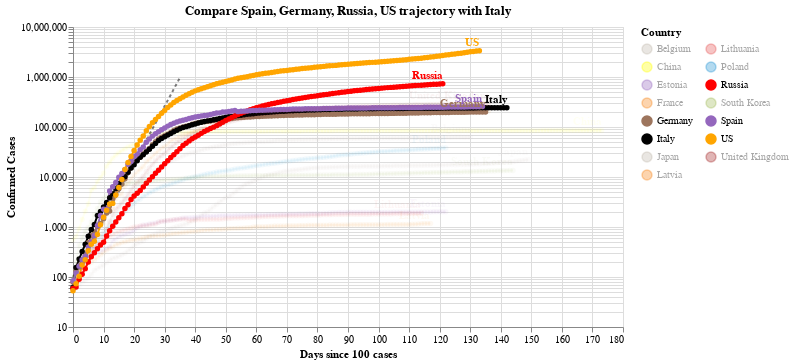

Here is the notebook cell this chart was saved with:
### Code cell
#hide_input
chart2 = make_since_chart(dff2, ['Spain', 'Germany','Russia', 'US'], baseline_countries)
chart2

### Figure 1 — Vega-Lite specification as saved in the notebook (floating-point values rounded to 4 significant figures; data arrays with more than 128 entries replaced by an {"elided": "..."} marker saying what was removed)
{"config": {"view": {"continuousWidth": 400, "continuousHeight": 300}}, "layer": [{"data": {"name": "data-628230001892d6798b50651be41d1b3e"}, "mark": {"type": "line", "color": "black", "opacity": 0.5, "strokeDash": [3, 3]}, "encoding": {"x": {"type": "quantitative", "field": "Days since 100 cases"}, "y": {"type": "quantitative", "field": "Confirmed Cases"}}}, {"data": {"name": "data-eed6908ec48e5fae622ce719b5eb564e"}, "mark": {"type": "line", "point": true}, "encoding": {"color": {"type": "nominal", "field": "Country", "legend": {"columns": 2}, "scale": {"domain": ["Belgium", "China", "Estonia", "France", "Germany", "Italy", "Japan", "Latvia", "Lithuania", "Poland", "Russia", "South Korea", "Spain", "US", "United Kingdom"], "range": ["#C1B7AD", "yellow", "#9467bd", "#F58518", "#9D755D", "black", "#C1B7AD", "#F58518", "#E45756", "#2495D3", "red", "#A1BA59", "#9467bd", "orange", "brown"]}}, "opacity": {"condition": {"value": 1, "selection": "selector003"}, "value": 0.05}, "tooltip": [{"type": "nominal", "field": "Country"}, {"type": "temporal", "field": "Date"}, {"type": "quantitative", "field": "Confirmed Cases"}, {"type": "quantitative", "field": "Days since 100 cases"}], "x": {"type": "quantitative", "field": "Days since 100 cases"}, "y": {"type": "quantitative", "field": "Confirmed Cases", "scale": {"type": "log"}}}, "selection": {"selector003": {"type": "multi", "fields": ["Country"], "bind": "legend", "init": [{"Country": "Spain"}, {"Country": "Germany"}, {"Country": "Russia"}, {"Country": "US"}, {"Country": "Italy"}]}}, "width": 550}, {"data": {"name": "data-eed6908ec48e5fae622ce719b5eb564e"}, "mark": {"type": "text", "align": "right", "dy": -8, "fontWeight": "bold"}, "encoding": {"color": {"type": "nominal", "field": "Country", "legend": {"columns": 2}, "scale": {"domain": ["Belgium", "China", "Estonia", "France", "Germany", "Italy", "Japan", "Latvia", "Lithuania", "Poland", "Russia", "South Korea", "Spain", "US", "United Kingdom"], "range": ["#C1B7AD", "yellow", "#9467bd", "#F58518", "#9D755D", "black", "#C1B7AD", "#F58518", "#E45756", "#2495D3", "red", "#A1BA59", "#9467bd", "orange", "brown"]}}, "opacity": {"condition": {"value": 1, "selection": "selector003"}, "value": 0.05}, "text": {"type": "nominal", "field": "Country"}, "tooltip": [{"type": "nominal", "field": "Country"}, {"type": "temporal", "field": "Date"}, {"type": "quantitative", "field": "Confirmed Cases"}, {"type": "quantitative", "field": "Days since 100 cases"}], "x": {"type": "quantitative", "field": "Days since 100 cases"}, "y": {"type": "quantitative", "field": "Confirmed Cases", "scale": {"type": "log"}}}, "transform": [{"filter": "(datum['Date'] >= 1594598400000)"}], "width": 550}], "title": "Compare Spain, Germany, Russia, US trajectory with Italy", "$schema": "https://vega.github.io/schema/vega-lite/v4.0.2.json", "datasets": {"data-628230001892d6798b50651be41d1b3e": [{"Days since 100 cases": 0, "Confirmed Cases": 100.0}, {"Days since 100 cases": 1, "Confirmed Cases": 130.0}, {"Days since 100 cases": 2, "Confirmed Cases": 169.0}, {"Days since 100 cases": 3, "Confirmed Cases": 219.7}, {"Days since 100 cases": 4, "Confirmed Cases": 285.6}, {"Days since 100 cases": 5, "Confirmed Cases": 371.3}, {"Days since 100 cases": 6, "Confirmed Cases": 482.7}, {"Days since 100 cases": 7, "Confirmed Cases": 627.5}, {"Days since 100 cases": 8, "Confirmed Cases": 815.7}, {"Days since 100 cases": 9, "Confirmed Cases": 1060.0}, {"Days since 100 cases": 10, "Confirmed Cases": 1379.0}, {"Days since 100 cases": 11, "Confirmed Cases": 1792.0}, {"Days since 100 cases": 12, "Confirmed Cases": 2330.0}, {"Days since 100 cases": 13, "Confirmed Cases": 3029.0}, {"Days since 100 cases": 14, "Confirmed Cases": 3937.0}, {"Days since 100 cases": 15, "Confirmed Cases": 5119.0}, {"Days since 100 cases": 16, "Confirmed Cases": 6654.0}, {"Days since 100 cases": 17, "Confirmed Cases": 8650.0}, {"Days since 100 cases": 18, "Confirmed Cases": 11250.0}, {"Days since 100 cases": 19, "Confirmed Cases": 14620.0}, {"Days since 100 cases": 20, "Confirmed Cases": 19000.0}, {"Days since 100 cases": 21, "Confirmed Cases": 24710.0}, {"Days since 100 cases": 22, "Confirmed Cases": 32120.0}, {"Days since 100 cases": 23, "Confirmed Cases": 41750.0}, {"Days since 100 cases": 24, "Confirmed Cases": 54280.0}, {"Days since 100 cases": 25, "Confirmed Cases": 70560.0}, {"Days since 100 cases": 26, "Confirmed Cases": 91730.0}, {"Days since 100 cases": 27, "Confirmed Cases": 119300.0}, {"Days since 100 cases": 28, "Confirmed Cases": 155000.0}, {"Days since 100 cases": 29, "Confirmed Cases": 201500.0}, {"Days since 100 cases": 30, "Confirmed Cases": 262000.0}, {"Days since 100 cases": 31, "Confirmed Cases": 340600.0}, {"Days since 100 cases": 32, "Confirmed Cases": 442800.0}, {"Days since 100 cases": 33, "Confirmed Cases": 575600.0}, {"Days since 100 cases": 34, "Confirmed Cases": 748300.0}, {"Days since 100 cases": 35, "Confirmed Cases": 972800.0}], "data-eed6908ec48e5fae622ce719b5eb564e": {"elided": "2023 records"}}}
